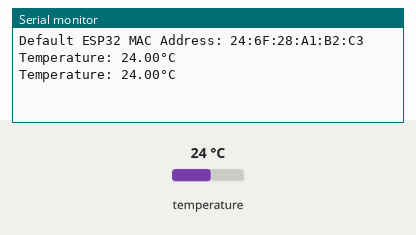
This sketch was run on a simulated ESP32. On the bench: the last lines printed to the serial monitor. The inputs (shaded band) are chosen by the test bench; at power-on: temperature 24 °C. Nothing arrives over Bluetooth unless stated; a phone connects over Bluetooth LE 3 s after start.

Above: at 4.3 s.
4.4 s: temperature set to 12 °C
At 7.1 s:
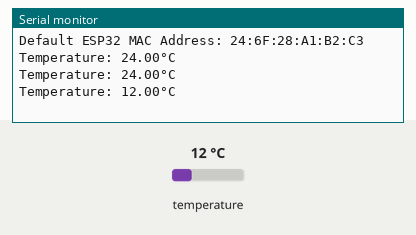
8.1 s: temperature set to 19 °C
At 10.3 s:
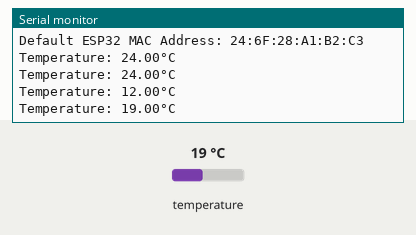
Timing chart, 0 to 11.8 s (numbered marks = the images above; inputs shaded):
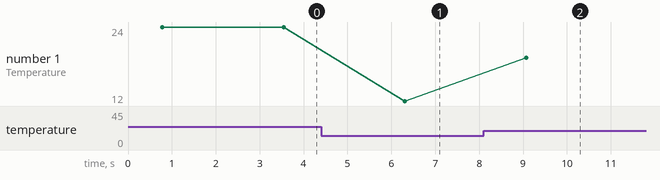

The sketch:

sketch_may24a.ino
```cpp
#include <OneWire.h>
#include <DallasTemperature.h>
#include <BLEDevice.h>
#include <BLEUtils.h>
#include <BLEServer.h>
#include <BLE2902.h>
//for MAC addr
#include <WiFi.h>


#define ONE_WIRE_BUS 0  // DS18B20 數據線連接到 GPIO 4
OneWire oneWire(ONE_WIRE_BUS);
DallasTemperature sensors(&oneWire);

// BLE 服務和特性 UUID
#define SERVICE_UUID        "12345678-1234-1234-1234-123456789012"
#define CHARACTERISTIC_UUID "87654321-4321-4321-4321-210987654321"

BLECharacteristic *pCharacteristic;

void setup() {
  Serial.begin(115200);

  // 初始化DS18B20
  sensors.begin();
  //for MAC addr
  Serial.print("\nDefault ESP32 MAC Address: ");
  Serial.println(WiFi.macAddress());
  // 初始化BLE
  BLEDevice::init("ESP32Temperature");
  BLEServer *pServer = BLEDevice::createServer();
  BLEService *pService = pServer->createService(SERVICE_UUID);
  pCharacteristic = pService->createCharacteristic(
                      CHARACTERISTIC_UUID,
                      BLECharacteristic::PROPERTY_READ |
                      BLECharacteristic::PROPERTY_NOTIFY
                    );

  pCharacteristic->addDescriptor(new BLE2902());
  pService->start();
  BLEAdvertising *pAdvertising = BLEDevice::getAdvertising();
  pAdvertising->start();
}

void loop() {
  sensors.requestTemperatures();
  float temperatureC = sensors.getTempCByIndex(0);

  char tempString[8];
  dtostrf(temperatureC, 1, 2, tempString);
  pCharacteristic->setValue(tempString);
  pCharacteristic->notify();

  Serial.print("Temperature: ");
  Serial.print(tempString);
  Serial.println("°C");

  delay(2000); // 每兩秒讀取一次溫度
}
```

Measured:
- after the input at 4.4 s, the serial monitor: prints a new line after 1.9 s (image 1)
- after the input at 8.1 s, the serial monitor: prints a new line after 0.97 s (image 2)
- plotted number 1: 24 → 12 after the input at 4.4 s, 12 → 19 after the input at 8.1 s
